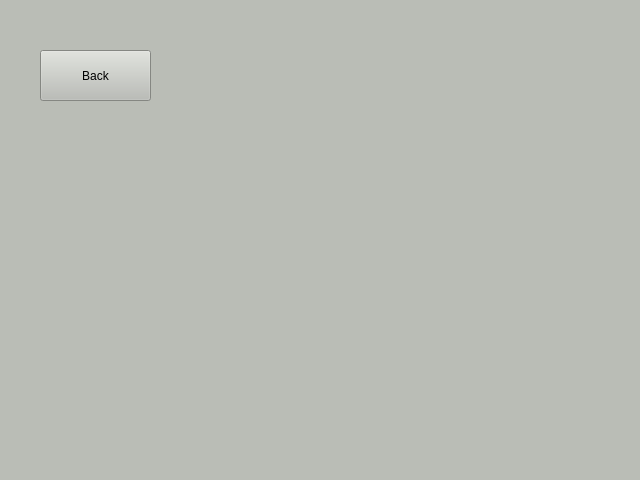
<?xml version="1.0" encoding="UTF-8"?>
<ui version="4.0">
 <class>Form</class>
 <widget class="QWidget" name="Form">
  <property name="geometry">
   <rect>
    <x>0</x>
    <y>0</y>
    <width>640</width>
    <height>480</height>
   </rect>
  </property>
  <property name="windowTitle">
   <string>Form</string>
  </property>
  <property name="styleSheet">
   <string notr="true">background-color:rgb(186, 189, 182)</string>
  </property>
  <widget class="QPushButton" name="pushButton">
   <property name="geometry">
    <rect>
     <x>40</x>
     <y>50</y>
     <width>111</width>
     <height>51</height>
    </rect>
   </property>
   <property name="styleSheet">
    <string notr="true">color:black;</string>
   </property>
   <property name="text">
    <string>Back</string>
   </property>
  </widget>
 </widget>
 <resources/>
 <connections/>
</ui>
